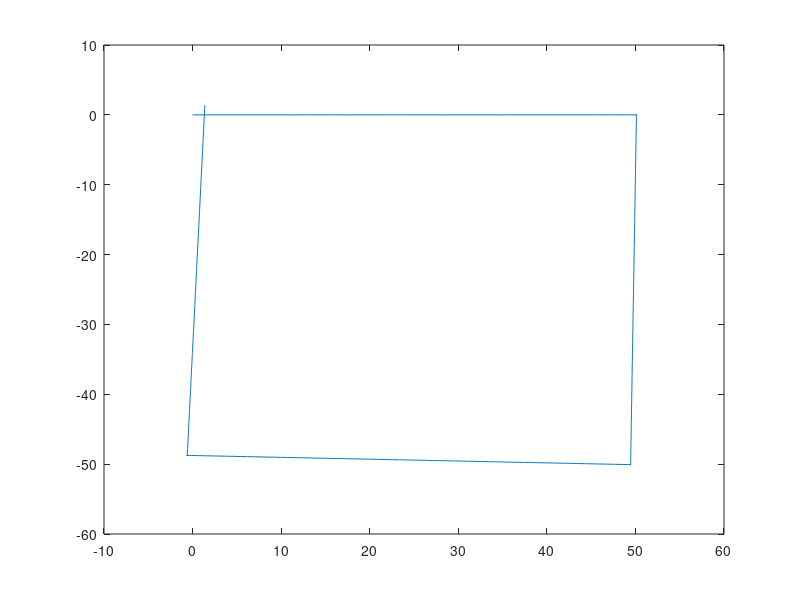

MATLAB code for this plot:
function main

global M 
global L
global rn

close all;
clear all;
clc;

M = 50 % length of one side of square path [cm]
Ln = 15 % nomical distance btwn wheels [cm]
rn = 3 % nomical wheels radius [cm]

% x and y error of final position in CW and CCW directions
Xcw = [-2 ,6.5, 7.6, 6.8, 1]     
Ycw = [-3, 6.5, 6.5, 6.5, 6.5]
Xccw = [16, 19, 19, 16, 15]
Yccw = [-7.5, -9.5, -7.2, -6, -7.8]

Xcw = mean(Xcw)
Ycw = mean(Ycw)
Xccw = mean(Xccw)
Yccw = mean(Yccw)

% alpha and beta error angles
Ax = (Xcw + Xccw)/ (-4 * M)
Ay = (Ycw - Yccw)/ (-4 * M)
Bx = (Xcw - Xccw)/ (-4 * M)
By = (Ycw + Yccw)/ (-4 * M)

Aave = mean([Ax, Ay])
Bave = mean([Bx, By])

R = (M/2)/sin(Bave/2)       % radius of curvature of actual robot path [cm]

etaD = (R+(Ln/2))/(R-(Ln/2))  % wheel diameter error ratio

etaL = 0.5 * pi / (0.5 * pi - Aave) % wheel base error ratio

CL = etaL                   % wheel base correction factors
CDl =  2 / (etaD + 1)       % left wheel correction factor
CDr =  2 / ((1/etaD) + 1)   % right wheel correction factor

w_orig = 8.8                % measured speed at PWM = 180


tStraight = M / (rn * w_orig) %1.9 % time to travel one side of square path 
tTurn = ((pi/2) * Ln) / (2 * rn * w_orig) %0.45 time to turn 90 degrees

% corrected geometric values
rr = rn * CDr % wheel radius [m] 0.031
rl = rn * CDl % wheel radius [m] 0.029
L = Ln * CL

w_rStraight = w_orig
w_lStraight = w_orig 
w_rTurn = w_orig
w_lTurn = w_orig
% 
% w_rStraight = w_orig * CDl
% w_lStraight = w_orig * CDr
% w_rTurn = w_orig * CDl * CL
% w_lTurn = w_orig * CDr * CL

w_rStraight = w_orig / CDr
w_lStraight = w_orig / CDl
w_rTurn = CL * w_orig %/ CDr 
w_lTurn = CL * w_orig %/ CDl

% tStraightr = tStraight / CDr
% tStraightl = tStraight / CDl
% tTurnr = CL * tTurn / CDr 
% tTurnl = CL * tTurn / CDl

tStraight = M / (rn * w_orig) %1.9 % time to travel one side of square path 
tTurn = ((pi/2) * Ln) / (2 * rn * w_orig) %0.45 time to turn 90 degrees

% Cb = 0.850321794
%    % wheel base correction factor
% Cdl = 0.979989867
%   % right wheel diameter correction factor
% Cdr = 1.020010133
 
% w_rStraight = 8.59
% w_lStraight = 9.04 
% w_rTurn = 7.22
% w_lTurn = 7.74
% 
% w_rStraight = 8.59
% w_lStraight =  9.04 
% w_rTurn = w_orig * Rn / Rr
% w_lTurn =  w_orig * Rn / Rl

x_init = 0; %[m]
y_init = 0; %[m]
T_init = 0; % rads

sample_no = 1;
timestamps(sample_no) = 0;
x_robot(sample_no) = x_init;
y_robot(sample_no) = y_init;
T_robot(sample_no) = T_init;

timestep = 0.01

for i = 1:4

for i = 0 : timestep : tStraight
%for i = 0 : timestep : tStraightr
    
        w_r = w_rStraight; %[rads/s];
        w_l = w_lStraight; %[rads/s];
        v_l = rl * w_l;
        v_r = rr * w_r;
%         v_l = floor(v_l*100)/100 
%         v_r = floor(v_r*100)/100 

         vel_R = [
                    (v_r + v_l) / 2; 
                     0; 
                    (v_r - v_l) / L
                 ] ;

        R = [cos(T_robot(sample_no)) -sin(T_robot(sample_no)) 0;
             sin(T_robot(sample_no)) cos(T_robot(sample_no))  0;
             0           0           1];

        vel_I = R * vel_R    ;

        sample_no =  sample_no + 1;

        %calcualte new postition
        x_robot(sample_no) = x_robot(sample_no - 1) + vel_I(1) * timestep;
        y_robot(sample_no) = y_robot(sample_no - 1) + vel_I(2) * timestep;
        T_robot(sample_no) = T_robot(sample_no - 1) + vel_I(3) * timestep;
        %store timestep
        timestamps(sample_no) = timestamps(sample_no - 1) + timestep; 
end
    
% for i = 0 : timestep : (tStraightl - tStraightr)
%     
%         w_r = 0; %[rads/s];
%         w_l = w_lStraight; %[rads/s];
%         v_l = rl * w_l;
%         v_r = rr * w_r;
% %         v_l = floor(v_l*100)/100 
% %         v_r = floor(v_r*100)/100 
% 
%          vel_R = [
%                     (v_r + v_l) / 2; 
%                      0; 
%                     (v_r - v_l) / L
%                  ] ;
% 
%         R = [cos(T_robot(sample_no)) -sin(T_robot(sample_no)) 0;
%              sin(T_robot(sample_no)) cos(T_robot(sample_no))  0;
%              0           0           1];
% 
%         vel_I = R * vel_R    ;
% 
%         sample_no =  sample_no + 1;
% 
%         %calcualte new postition
%         x_robot(sample_no) = x_robot(sample_no - 1) + vel_I(1) * timestep;
%         y_robot(sample_no) = y_robot(sample_no - 1) + vel_I(2) * timestep;
%         T_robot(sample_no) = T_robot(sample_no - 1) + vel_I(3) * timestep;
%         %store timestep
%         timestamps(sample_no) = timestamps(sample_no - 1) + timestep; 
%     end

for i = 0 : timestep : tTurn
%for i = 0 : timestep : tTurnr
        w_r = -w_rTurn; %[rads/s]
        w_l = w_lTurn; %[rads/s]
        v_l = rl * w_l ;
        v_r = rr * w_r;
%         v_l = floor(v_l*100)/100 
%         v_r = ceil(v_r*100)/100 

         vel_R = [
                    (v_r + v_l) / 2; 
                     0; 
                    (v_r - v_l) / L
                 ] ;

        R = [cos(T_robot(sample_no)) -sin(T_robot(sample_no)) 0;
             sin(T_robot(sample_no)) cos(T_robot(sample_no))  0;
             0           0           1];

        vel_I = R * vel_R ;   

        sample_no =  sample_no + 1;

        %calcualte new postition
        x_robot(sample_no) = x_robot(sample_no - 1) + vel_I(1) * timestep;
        y_robot(sample_no) = y_robot(sample_no - 1) + vel_I(2) * timestep;
        T_robot(sample_no) = T_robot(sample_no - 1) + vel_I(3) * timestep;
        %store timestep
        timestamps(sample_no) = timestamps(sample_no - 1) + timestep;
 end
    
%  for i = 0 : timestep : tTurnl - tTurnr
%         w_r = 0; %[rads/s]
%         w_l = -w_lTurn; %[rads/s]
%         v_l = rl * w_l ;
%         v_r = rr * w_r;
% %         v_l = floor(v_l*100)/100 
% %         v_r = ceil(v_r*100)/100 
% 
%          vel_R = [
%                     (v_r + v_l) / 2; 
%                      0; 
%                     (v_r - v_l) / L
%                  ] ;
% 
%         R = [cos(T_robot(sample_no)) -sin(T_robot(sample_no)) 0;
%              sin(T_robot(sample_no)) cos(T_robot(sample_no))  0;
%              0           0           1];
% 
%         vel_I = R * vel_R ;   
% 
%         sample_no =  sample_no + 1;
% 
%         %calcualte new postition
%         x_robot(sample_no) = x_robot(sample_no - 1) + vel_I(1) * timestep;
%         y_robot(sample_no) = y_robot(sample_no - 1) + vel_I(2) * timestep;
%         T_robot(sample_no) = T_robot(sample_no - 1) + vel_I(3) * timestep;
%         %store timestep
%         timestamps(sample_no) = timestamps(sample_no - 1) + timestep;
%     end
disp('X')    
x_robot(sample_no)
disp('Y')  
y_robot(sample_no)
T_robot(sample_no);    
    
end


figure
plot(x_robot, y_robot);
hold on



% for i= 1:10:length(x_robot)
%     DrawRectangle([x_robot(i),y_robot(i),L,L,T_robot(i)],'r-');
% end
% 
% x_robot
% y_robot
% T_robot
% %plot(x_robot, timestamps);
% % figure 
% % %plot(y_robot, timestamps);
% 
% function h = DrawRectangle(param,style)
% %--------------------------------------------------------------------------
% % H = DRAWRECTANGLE(PARAM,STYLE)
% % This function draws a rectangle with the given parameters:
% % - inputs:
% %          param................... 1x5 array
% %          - param = [a, b, w, h, theta]
% %          - (a,b): the center of the rectangle
% %          - (w,h): width and height of the rectangle > 0
% %          - theta: the rotation angle of the rectangle
% %          style................... string
% %          - plot style string
% % - output:
% %          h....................... plot handler
% %
% %   Usage Examples,
% %
% %   DrawRectangle([0 0 1 1 0]); 
% %   DrawRectangle([-1,2,3,5,3.1415/6],'r-');
% %   h = DrawRectangle([0,1,2,4,3.1415/3],'--');
% %--------------------------------------------------------------------------
% if (nargin <1),
%     error('Please see help for INPUT DATA.');
% elseif (nargin==1)
%     style='b-';
% end;
% [m,n] = size(param);
% if(m ~= 1 || n ~= 5)
%     error('param should be an 1x5 array.');
% end
% if(param(3) <=0 || param(4) <=0)
%     error('width and height must be positive values.');
% end
% a = param(1);
% b = param(2);
% w = param(3);
% h = param(4);
% theta = param(5);
% X = [-w/2 w/2 w/2 -w/2 -w/2];
% Y = [h/2 h/2 -h/2 -h/2 h/2];
% P = [X;Y];
% ct = cos(theta);
% st = sin(theta);
% R = [ct -st;st ct];
% P = R * P;
% h=plot(P(1,:)+a,P(2,:)+b,style);
% axis equal;

